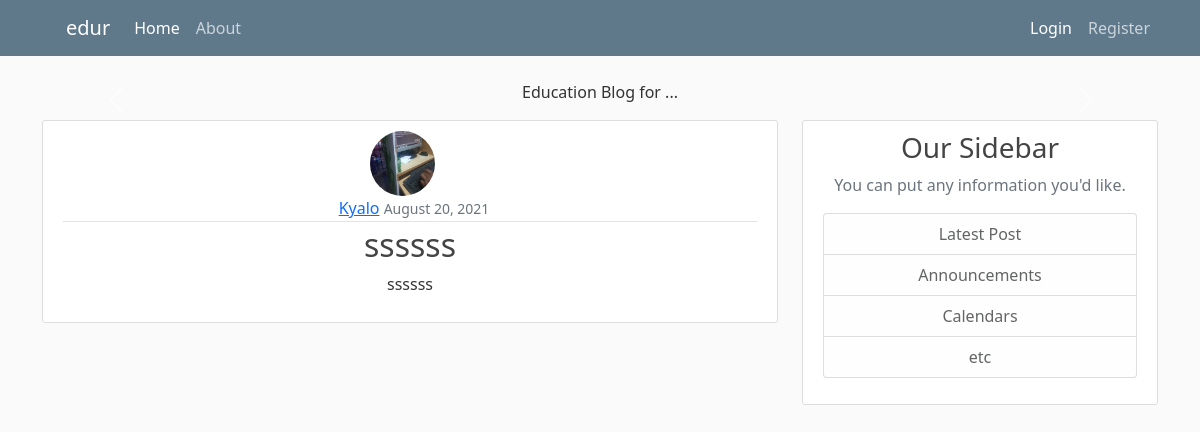
Screenshot of /post/20 with the database file from the repository.
### edublog/models.py (models this page shows, shortened)
class Post(models.Model):
    title = models.CharField(max_length=100)
    content = models.TextField()
    date_posted = models.DateTimeField(default=timezone.now)
    author = models.ForeignKey(User, on_delete=models.CASCADE)

### users/models.py (models this page shows, shortened)
class Profile(models.Model):
    user = models.OneToOneField(User, on_delete=models.CASCADE)
    image = models.ImageField(default='default.jpg', upload_to='profile_pics')

### edublog/views.py (the view)
# urls.py: path('post/<int:pk>', PostDetailView.as_view(), name='post-detail'),
class PostDetailView(DetailView):
    model = Post

### edublog/templates/edublog/post_detail.html (shortened to what this page needs)
{% extends 'edublog/base.html'%}
{% block content%}
<article class="media content-section">
    <img class="rounded-circle article-img" src="{{ post.author.profile.image.url}}" alt="">
    <div class="media-body">
        <div class="article-metadata">
            <a class="ms-2" href="{% url 'user-posts' object.author.username%}">{{ object.author}}</a>
            <small class="text-muted">{{ object.date_posted|date:'F d, Y'}}</small>
        </div>
        <h2 class="article-title">{{ object.title}}</h2>
        <p class="article-content">{{ object.content}}</p>
    </div>
</article>
{% endblock%}

### edublog/static/edublog/main.css (style rules this page uses)
body { background-color: #fafafa; color: #333333; margin-top: 5rem; text-align: center; }
h1, h2, h3, h4, h5, h6 { color: #444444; }
.article-title { color: #444444; }
.article-content { white-space: pre-line; }
.article-img { height: 65px; width: 65px; margin-right: 16px; }
.content-section { background: #ffffff; padding: 10px 20px; border: 1px solid #dddddd; border-radius: 3px; margin-bottom:20px; }
.article-metadata { padding-bottom: 1px; margin-bottom: 4px; border-bottom: 1px solid #e3e3e3; }

### rows the page displays
Post: author.profile.image (picture), author "Kyalo", date_posted "August 20, 2021", title "ssssss", content "ssssss"
